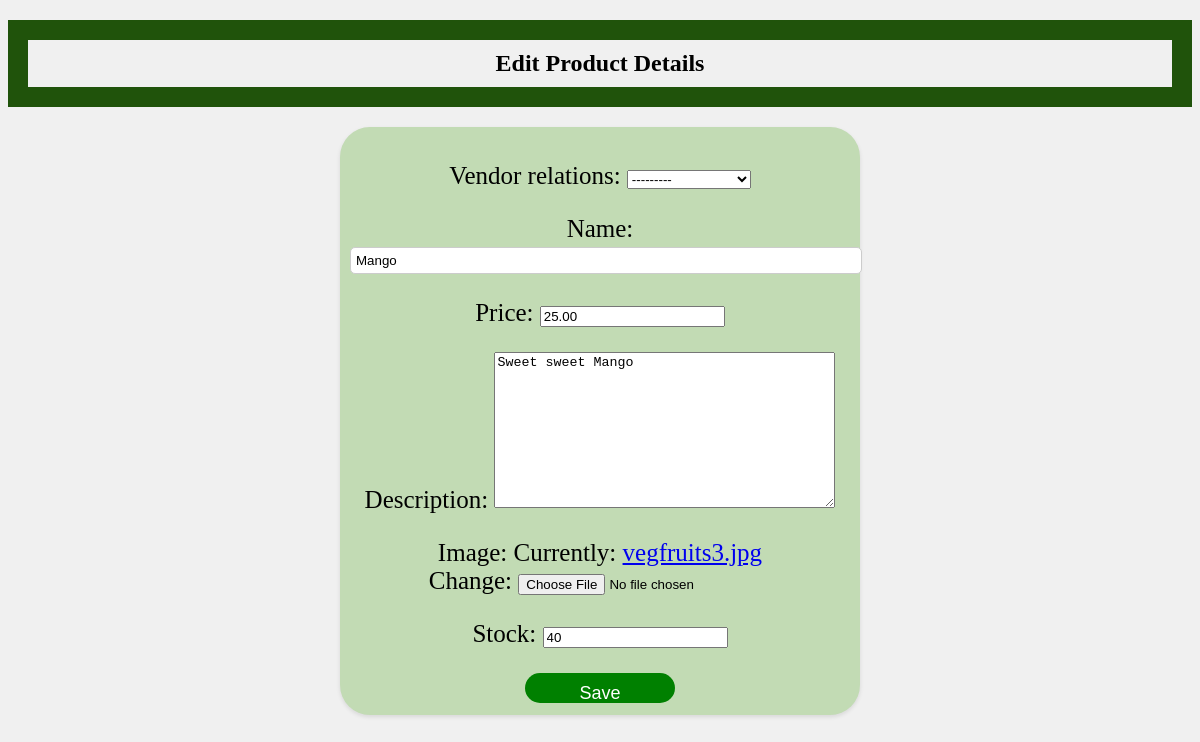
/inventory/products/edit/1/, run on an earlier commit of the app's database.
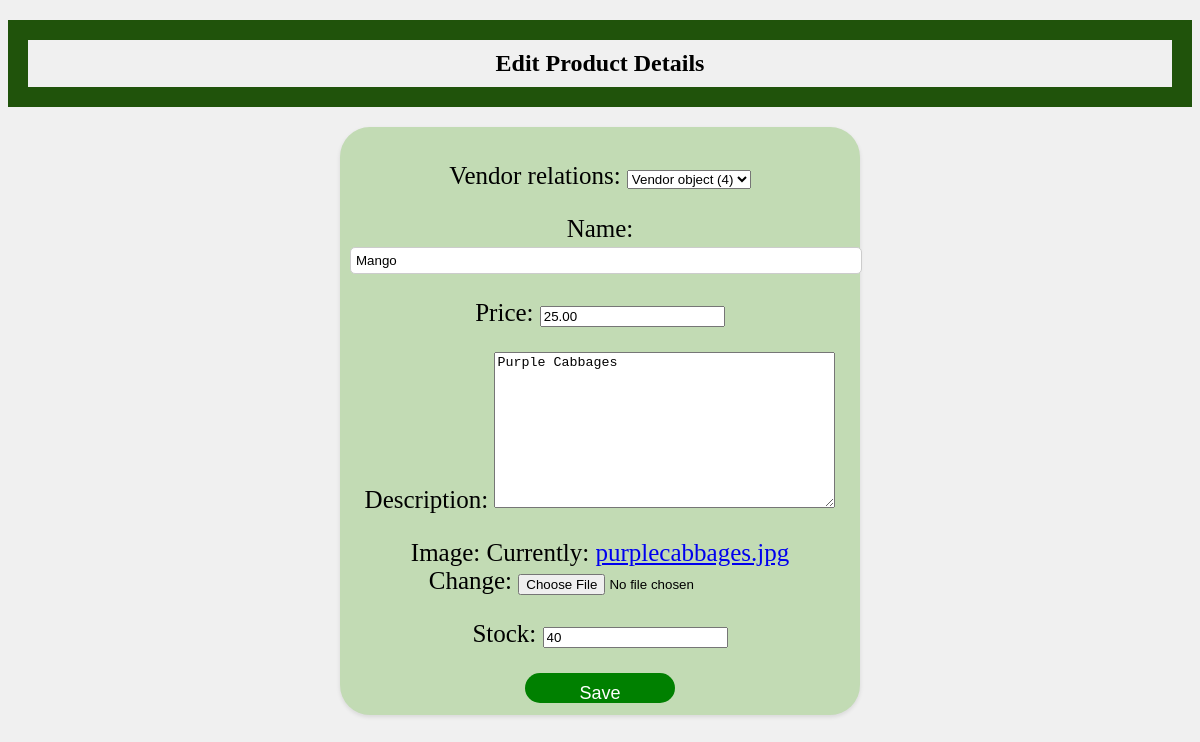
And on a later commit of the database.
### inventory/models.py (models this page shows)
class Product(models.Model):
    vendor_relations = models.ForeignKey(Vendor, null=True, on_delete=models.CASCADE)
    name=models.CharField(max_length=32)
    price=models.DecimalField(max_digits=8,decimal_places=2)
    description=models.TextField()
    image=models.ImageField()
    date_created=models.DateTimeField(auto_now_add=True)
    date_updated=models.DateTimeField(auto_now=True)
    stock=models.PositiveIntegerField()

### inventory/views.py (the view)
# urls.py: path("products/edit/<int:id>/", product_update_view, name="product_update_view"),
def product_update_view(request, id):
      product= Product.objects.get(id=id)
      if request.method == 'POST':
            form = ProductUploadForm(request.POST, instance=product)
            if form.is_valid():
                  form.save()
                  return redirect("product_detail", id= product.id)
      else:
            form = ProductUploadForm(instance=product)
      return render(request, "inventory/edit_product.html",{"form": form})

### inventory/forms.py
class ProductUploadForm(forms.ModelForm):
    class Meta:
        model = Product
        fields = "__all__"

### templates/inventory/edit_product.html (shortened to what this page needs)
<!DOCTYPE html>
<html lang="en">
<head>
    <link rel="stylesheet" href="edit_product.css">
</head>
<body>
    <h2>Edit Product Details </h2>
    <form method=""POST>{%csrf_token%}
        {{form.as_p}}
        <button class="btnSave" type="submit">Save</button>
    </form>
</body>
</html>

What changed in the data, as far as the page shows it:
changed Product "Mango": vendor_relations "---------" → "Vendor object (4)"; description "Sweet sweet Mango" → "Purple Cabbages"
Also different on the page:
text no longer shown: "Vendor relations: Name: Price: Description: Image: Currently: vegfruits3.jpg Change: Stock:"
text now shown: "Vendor relations: Name: Price: Description: Image: Currently: purplecabbages.jpg Change: Stock:"
